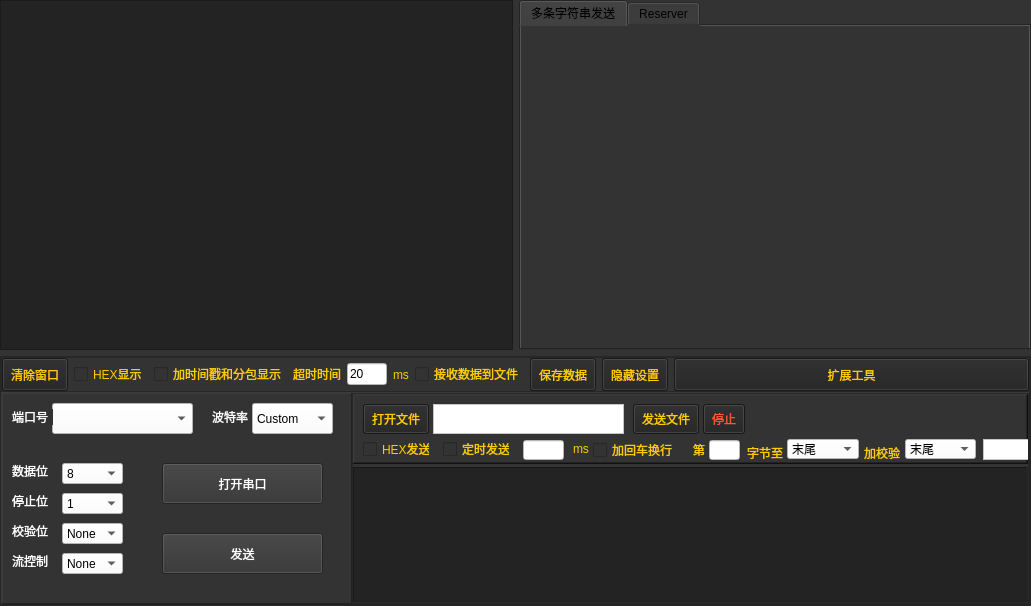
<?xml version="1.0" encoding="UTF-8"?>
<ui version="4.0">
 <class>serial_ui</class>
 <widget class="QWidget" name="serial_ui">
  <property name="geometry">
   <rect>
    <x>0</x>
    <y>0</y>
    <width>1031</width>
    <height>606</height>
   </rect>
  </property>
  <property name="windowTitle">
   <string>Form</string>
  </property>
  <layout class="QGridLayout" name="gridLayout">
   <property name="leftMargin">
    <number>0</number>
   </property>
   <property name="topMargin">
    <number>0</number>
   </property>
   <property name="rightMargin">
    <number>0</number>
   </property>
   <property name="bottomMargin">
    <number>0</number>
   </property>
   <item row="0" column="0">
    <widget class="QWidget" name="widget" native="true">
     <property name="styleSheet">
      <string notr="true">background-color: rgb(51, 51, 51);</string>
     </property>
     <layout class="QGridLayout" name="gridLayout_4">
      <property name="leftMargin">
       <number>0</number>
      </property>
      <property name="topMargin">
       <number>0</number>
      </property>
      <property name="rightMargin">
       <number>0</number>
      </property>
      <property name="bottomMargin">
       <number>0</number>
      </property>
      <item row="0" column="1">
       <widget class="QTabWidget" name="comExpandtabWidget">
        <property name="styleSheet">
         <string notr="true">background-color: rgb(51, 51, 51);</string>
        </property>
        <property name="currentIndex">
         <number>0</number>
        </property>
        <widget class="QWidget" name="tab_3">
         <attribute name="title">
          <string>多条字符串发送</string>
         </attribute>
        </widget>
        <widget class="QWidget" name="tab_4">
         <attribute name="title">
          <string>Reserver</string>
         </attribute>
        </widget>
       </widget>
      </item>
      <item row="0" column="0">
       <widget class="QTextBrowser" name="ComRecvtextBrowser">
        <property name="styleSheet">
         <string notr="true">background-color: rgb(35, 35, 35);
color: rgb(255, 255, 0);</string>
        </property>
       </widget>
      </item>
      <item row="1" column="0" colspan="2">
       <widget class="QFrame" name="frame_4">
        <property name="sizePolicy">
         <sizepolicy hsizetype="Preferred" vsizetype="Maximum">
          <horstretch>0</horstretch>
          <verstretch>0</verstretch>
         </sizepolicy>
        </property>
        <property name="minimumSize">
         <size>
          <width>0</width>
          <height>0</height>
         </size>
        </property>
        <property name="maximumSize">
         <size>
          <width>16777215</width>
          <height>250</height>
         </size>
        </property>
        <property name="frameShape">
         <enum>QFrame::StyledPanel</enum>
        </property>
        <property name="frameShadow">
         <enum>QFrame::Raised</enum>
        </property>
        <property name="lineWidth">
         <number>5</number>
        </property>
        <layout class="QVBoxLayout" name="verticalLayout_2">
         <property name="spacing">
          <number>0</number>
         </property>
         <property name="leftMargin">
          <number>0</number>
         </property>
         <property name="topMargin">
          <number>0</number>
         </property>
         <property name="rightMargin">
          <number>0</number>
         </property>
         <property name="bottomMargin">
          <number>0</number>
         </property>
         <item>
          <widget class="QFrame" name="frame_5">
           <property name="sizePolicy">
            <sizepolicy hsizetype="Preferred" vsizetype="Maximum">
             <horstretch>0</horstretch>
             <verstretch>0</verstretch>
            </sizepolicy>
           </property>
           <property name="minimumSize">
            <size>
             <width>0</width>
             <height>35</height>
            </size>
           </property>
           <property name="frameShape">
            <enum>QFrame::StyledPanel</enum>
           </property>
           <property name="frameShadow">
            <enum>QFrame::Raised</enum>
           </property>
           <layout class="QHBoxLayout" name="horizontalLayout_2">
            <property name="leftMargin">
             <number>0</number>
            </property>
            <property name="topMargin">
             <number>0</number>
            </property>
            <property name="rightMargin">
             <number>0</number>
            </property>
            <property name="bottomMargin">
             <number>0</number>
            </property>
            <item>
             <widget class="QPushButton" name="comClearButton">
              <property name="sizePolicy">
               <sizepolicy hsizetype="Maximum" vsizetype="Fixed">
                <horstretch>0</horstretch>
                <verstretch>0</verstretch>
               </sizepolicy>
              </property>
              <property name="styleSheet">
               <string notr="true">font: 9pt ;
color: rgb(255, 204, 0);
background-color: rgb(34, 34, 34);
padding: 8;</string>
              </property>
              <property name="text">
               <string>清除窗口</string>
              </property>
              <property name="flat">
               <bool>false</bool>
              </property>
             </widget>
            </item>
            <item>
             <widget class="QCheckBox" name="comRecvHexcheckBox">
              <property name="sizePolicy">
               <sizepolicy hsizetype="Maximum" vsizetype="Fixed">
                <horstretch>0</horstretch>
                <verstretch>0</verstretch>
               </sizepolicy>
              </property>
              <property name="styleSheet">
               <string notr="true">color: rgb(255, 204, 0);</string>
              </property>
              <property name="text">
               <string>HEX显示</string>
              </property>
              <property name="tristate">
               <bool>false</bool>
              </property>
             </widget>
            </item>
            <item>
             <widget class="QCheckBox" name="comRecvTimecheckBox">
              <property name="sizePolicy">
               <sizepolicy hsizetype="Maximum" vsizetype="Fixed">
                <horstretch>0</horstretch>
                <verstretch>0</verstretch>
               </sizepolicy>
              </property>
              <property name="styleSheet">
               <string notr="true">color: rgb(255, 204, 0);</string>
              </property>
              <property name="text">
               <string>加时间戳和分包显示</string>
              </property>
              <property name="tristate">
               <bool>false</bool>
              </property>
             </widget>
            </item>
            <item>
             <widget class="QLabel" name="label_7">
              <property name="sizePolicy">
               <sizepolicy hsizetype="Maximum" vsizetype="Preferred">
                <horstretch>0</horstretch>
                <verstretch>0</verstretch>
               </sizepolicy>
              </property>
              <property name="styleSheet">
               <string notr="true">color: rgb(255, 204, 0);</string>
              </property>
              <property name="text">
               <string>&lt;html&gt;&lt;head/&gt;&lt;body&gt;&lt;p&gt;超时时间&lt;/p&gt;&lt;/body&gt;&lt;/html&gt;</string>
              </property>
             </widget>
            </item>
            <item>
             <widget class="QLineEdit" name="comRecvTimeoutEdit">
              <property name="sizePolicy">
               <sizepolicy hsizetype="Maximum" vsizetype="Fixed">
                <horstretch>0</horstretch>
                <verstretch>0</verstretch>
               </sizepolicy>
              </property>
              <property name="maximumSize">
               <size>
                <width>40</width>
                <height>16777215</height>
               </size>
              </property>
              <property name="styleSheet">
               <string notr="true">background-color: rgb(255, 255, 255);
color: rgb(0, 0, 0);</string>
              </property>
              <property name="text">
               <string>20</string>
              </property>
             </widget>
            </item>
            <item>
             <widget class="QLabel" name="label_8">
              <property name="sizePolicy">
               <sizepolicy hsizetype="Maximum" vsizetype="Preferred">
                <horstretch>0</horstretch>
                <verstretch>0</verstretch>
               </sizepolicy>
              </property>
              <property name="styleSheet">
               <string notr="true">color: rgb(255, 204, 0);</string>
              </property>
              <property name="text">
               <string>ms</string>
              </property>
             </widget>
            </item>
            <item>
             <widget class="QCheckBox" name="comRecvSavecheckBox">
              <property name="sizePolicy">
               <sizepolicy hsizetype="Maximum" vsizetype="Fixed">
                <horstretch>0</horstretch>
                <verstretch>0</verstretch>
               </sizepolicy>
              </property>
              <property name="styleSheet">
               <string notr="true">color: rgb(255, 204, 0);</string>
              </property>
              <property name="text">
               <string>接收数据到文件</string>
              </property>
              <property name="tristate">
               <bool>false</bool>
              </property>
             </widget>
            </item>
            <item>
             <widget class="QPushButton" name="comRecvSavepushButton">
              <property name="sizePolicy">
               <sizepolicy hsizetype="Maximum" vsizetype="Fixed">
                <horstretch>0</horstretch>
                <verstretch>0</verstretch>
               </sizepolicy>
              </property>
              <property name="styleSheet">
               <string notr="true">font: 9pt ;
color: rgb(255, 204, 0);
background-color: rgb(34, 34, 34);
padding: 8;</string>
              </property>
              <property name="text">
               <string>保存数据</string>
              </property>
             </widget>
            </item>
            <item>
             <widget class="QPushButton" name="comHidepushButton">
              <property name="sizePolicy">
               <sizepolicy hsizetype="Maximum" vsizetype="Fixed">
                <horstretch>0</horstretch>
                <verstretch>0</verstretch>
               </sizepolicy>
              </property>
              <property name="styleSheet">
               <string notr="true">font: 9pt ;
color: rgb(255, 204, 0);
background-color: rgb(34, 34, 34);
padding: 8;</string>
              </property>
              <property name="text">
               <string>隐藏设置</string>
              </property>
              <property name="flat">
               <bool>false</bool>
              </property>
             </widget>
            </item>
            <item>
             <widget class="QPushButton" name="comExpandpushButton">
              <property name="styleSheet">
               <string notr="true">font: 9pt ;
color: rgb(255, 204, 0);
background-color: rgb(34, 34, 34);
padding: 8;</string>
              </property>
              <property name="text">
               <string>扩展工具</string>
              </property>
              <property name="flat">
               <bool>false</bool>
              </property>
             </widget>
            </item>
           </layout>
          </widget>
         </item>
         <item>
          <widget class="QFrame" name="frame_7">
           <property name="frameShape">
            <enum>QFrame::Panel</enum>
           </property>
           <property name="frameShadow">
            <enum>QFrame::Raised</enum>
           </property>
           <layout class="QHBoxLayout" name="horizontalLayout">
            <property name="spacing">
             <number>0</number>
            </property>
            <property name="leftMargin">
             <number>0</number>
            </property>
            <property name="topMargin">
             <number>0</number>
            </property>
            <property name="rightMargin">
             <number>0</number>
            </property>
            <property name="bottomMargin">
             <number>0</number>
            </property>
            <item>
             <widget class="QFrame" name="frame_6">
              <property name="sizePolicy">
               <sizepolicy hsizetype="Maximum" vsizetype="Preferred">
                <horstretch>0</horstretch>
                <verstretch>0</verstretch>
               </sizepolicy>
              </property>
              <property name="minimumSize">
               <size>
                <width>350</width>
                <height>0</height>
               </size>
              </property>
              <property name="styleSheet">
               <string notr="true">background-color: rgb(51, 51, 51);</string>
              </property>
              <property name="frameShape">
               <enum>QFrame::Panel</enum>
              </property>
              <property name="frameShadow">
               <enum>QFrame::Raised</enum>
              </property>
              <widget class="QComboBox" name="comIDcomboBox">
               <property name="geometry">
                <rect>
                 <x>50</x>
                 <y>10</y>
                 <width>141</width>
                 <height>31</height>
                </rect>
               </property>
               <property name="styleSheet">
                <string notr="true">font: 10pt &quot;Times New Roman&quot;;
background-color: rgb(255, 255, 255);
color: rgb(0, 0, 0);</string>
               </property>
              </widget>
              <widget class="QLabel" name="label">
               <property name="geometry">
                <rect>
                 <x>10</x>
                 <y>16</y>
                 <width>41</width>
                 <height>16</height>
                </rect>
               </property>
               <property name="styleSheet">
                <string notr="true">font: 10pt &quot;宋体&quot;;
color: rgb(255, 255, 255);</string>
               </property>
               <property name="text">
                <string>端口号</string>
               </property>
              </widget>
              <widget class="QLabel" name="label_2">
               <property name="geometry">
                <rect>
                 <x>210</x>
                 <y>16</y>
                 <width>41</width>
                 <height>16</height>
                </rect>
               </property>
               <property name="styleSheet">
                <string notr="true">font: 10pt &quot;宋体&quot;;
color: rgb(255, 255, 255);</string>
               </property>
               <property name="text">
                <string>波特率</string>
               </property>
              </widget>
              <widget class="QComboBox" name="comBaudcomboBox">
               <property name="geometry">
                <rect>
                 <x>250</x>
                 <y>10</y>
                 <width>81</width>
                 <height>31</height>
                </rect>
               </property>
               <property name="styleSheet">
                <string notr="true">font: 10pt &quot;Times New Roman&quot;;
background-color: rgb(255, 255, 255);
color: rgb(0, 0, 0);</string>
               </property>
               <item>
                <property name="text">
                 <string>Custom</string>
                </property>
               </item>
               <item>
                <property name="text">
                 <string>110</string>
                </property>
               </item>
               <item>
                <property name="text">
                 <string>300</string>
                </property>
               </item>
               <item>
                <property name="text">
                 <string>600</string>
                </property>
               </item>
               <item>
                <property name="text">
                 <string>1200</string>
                </property>
               </item>
               <item>
                <property name="text">
                 <string>2400</string>
                </property>
               </item>
               <item>
                <property name="text">
                 <string>4800</string>
                </property>
               </item>
               <item>
                <property name="text">
                 <string>9600</string>
                </property>
               </item>
               <item>
                <property name="text">
                 <string>14400</string>
                </property>
               </item>
               <item>
                <property name="text">
                 <string>19200</string>
                </property>
               </item>
               <item>
                <property name="text">
                 <string>38400</string>
                </property>
               </item>
               <item>
                <property name="text">
                 <string>56000</string>
                </property>
               </item>
               <item>
                <property name="text">
                 <string>57600</string>
                </property>
               </item>
               <item>
                <property name="text">
                 <string>115200</string>
                </property>
               </item>
               <item>
                <property name="text">
                 <string>128000</string>
                </property>
               </item>
               <item>
                <property name="text">
                 <string>230400</string>
                </property>
               </item>
               <item>
                <property name="text">
                 <string>256000</string>
                </property>
               </item>
               <item>
                <property name="text">
                 <string>512000</string>
                </property>
               </item>
               <item>
                <property name="text">
                 <string>1000000</string>
                </property>
               </item>
               <item>
                <property name="text">
                 <string>2000000</string>
                </property>
               </item>
               <item>
                <property name="text">
                 <string>新建项目</string>
                </property>
               </item>
              </widget>
              <widget class="QPushButton" name="comOpenpushButton">
               <property name="geometry">
                <rect>
                 <x>160</x>
                 <y>70</y>
                 <width>161</width>
                 <height>41</height>
                </rect>
               </property>
               <property name="styleSheet">
                <string notr="true">font: 11pt &quot;宋体&quot;;
color: rgb(255, 255, 255);</string>
               </property>
               <property name="text">
                <string>打开串口</string>
               </property>
              </widget>
              <widget class="QLabel" name="label_3">
               <property name="geometry">
                <rect>
                 <x>10</x>
                 <y>70</y>
                 <width>41</width>
                 <height>16</height>
                </rect>
               </property>
               <property name="styleSheet">
                <string notr="true">font: 10pt &quot;宋体&quot;;
color: rgb(255, 255, 255);</string>
               </property>
               <property name="text">
                <string>数据位</string>
               </property>
              </widget>
              <widget class="QLabel" name="label_4">
               <property name="geometry">
                <rect>
                 <x>10</x>
                 <y>100</y>
                 <width>41</width>
                 <height>16</height>
                </rect>
               </property>
               <property name="styleSheet">
                <string notr="true">font: 10pt &quot;宋体&quot;;
color: rgb(255, 255, 255);</string>
               </property>
               <property name="text">
                <string>停止位</string>
               </property>
              </widget>
              <widget class="QLabel" name="label_5">
               <property name="geometry">
                <rect>
                 <x>10</x>
                 <y>130</y>
                 <width>41</width>
                 <height>16</height>
                </rect>
               </property>
               <property name="styleSheet">
                <string notr="true">font: 10pt &quot;宋体&quot;;
color: rgb(255, 255, 255);</string>
               </property>
               <property name="text">
                <string>校验位</string>
               </property>
              </widget>
              <widget class="QLabel" name="label_6">
               <property name="geometry">
                <rect>
                 <x>10</x>
                 <y>160</y>
                 <width>41</width>
                 <height>16</height>
                </rect>
               </property>
               <property name="styleSheet">
                <string notr="true">font: 10pt &quot;宋体&quot;;
color: rgb(255, 255, 255);</string>
               </property>
               <property name="text">
                <string>流控制</string>
               </property>
              </widget>
              <widget class="QComboBox" name="comBitlencomboBox">
               <property name="geometry">
                <rect>
                 <x>60</x>
                 <y>70</y>
                 <width>61</width>
                 <height>21</height>
                </rect>
               </property>
               <property name="styleSheet">
                <string notr="true">font: 10pt &quot;Times New Roman&quot;;
background-color: rgb(255, 255, 255);
color: rgb(0, 0, 0);</string>
               </property>
               <item>
                <property name="text">
                 <string>8</string>
                </property>
               </item>
               <item>
                <property name="text">
                 <string>7</string>
                </property>
               </item>
               <item>
                <property name="text">
                 <string>6</string>
                </property>
               </item>
               <item>
                <property name="text">
                 <string>5</string>
                </property>
               </item>
              </widget>
              <widget class="QComboBox" name="comStoplencomboBox">
               <property name="geometry">
                <rect>
                 <x>60</x>
                 <y>100</y>
                 <width>61</width>
                 <height>21</height>
                </rect>
               </property>
               <property name="styleSheet">
                <string notr="true">font: 10pt &quot;Times New Roman&quot;;
background-color: rgb(255, 255, 255);
color: rgb(0, 0, 0);</string>
               </property>
               <item>
                <property name="text">
                 <string>1</string>
                </property>
               </item>
               <item>
                <property name="text">
                 <string>1.5</string>
                </property>
               </item>
               <item>
                <property name="text">
                 <string>2</string>
                </property>
               </item>
              </widget>
              <widget class="QComboBox" name="comCheckcomboBox">
               <property name="geometry">
                <rect>
                 <x>60</x>
                 <y>130</y>
                 <width>61</width>
                 <height>21</height>
                </rect>
               </property>
               <property name="styleSheet">
                <string notr="true">font: 10pt &quot;Times New Roman&quot;;
background-color: rgb(255, 255, 255);
color: rgb(0, 0, 0);</string>
               </property>
               <item>
                <property name="text">
                 <string>None</string>
                </property>
               </item>
               <item>
                <property name="text">
                 <string>Odd</string>
                </property>
               </item>
               <item>
                <property name="text">
                 <string>Even</string>
                </property>
               </item>
               <item>
                <property name="text">
                 <string>Mark</string>
                </property>
               </item>
               <item>
                <property name="text">
                 <string>Space</string>
                </property>
               </item>
              </widget>
              <widget class="QComboBox" name="comFlowCtlcomboBox">
               <property name="geometry">
                <rect>
                 <x>60</x>
                 <y>160</y>
                 <width>61</width>
                 <height>21</height>
                </rect>
               </property>
               <property name="styleSheet">
                <string notr="true">font: 10pt &quot;Times New Roman&quot;;
background-color: rgb(255, 255, 255);
color: rgb(0, 0, 0);</string>
               </property>
               <item>
                <property name="text">
                 <string>None</string>
                </property>
               </item>
               <item>
                <property name="text">
                 <string>Software</string>
                </property>
               </item>
               <item>
                <property name="text">
                 <string>Hardware</string>
                </property>
               </item>
              </widget>
              <widget class="QPushButton" name="comSendpushButton">
               <property name="geometry">
                <rect>
                 <x>160</x>
                 <y>140</y>
                 <width>161</width>
                 <height>41</height>
                </rect>
               </property>
               <property name="styleSheet">
                <string notr="true">font: 11pt &quot;宋体&quot;;
color: rgb(255, 255, 255);</string>
               </property>
               <property name="text">
                <string>发送</string>
               </property>
              </widget>
             </widget>
            </item>
            <item>
             <widget class="QFrame" name="frame_8">
              <property name="frameShape">
               <enum>QFrame::StyledPanel</enum>
              </property>
              <property name="frameShadow">
               <enum>QFrame::Raised</enum>
              </property>
              <layout class="QVBoxLayout" name="verticalLayout_3">
               <property name="spacing">
                <number>3</number>
               </property>
               <property name="leftMargin">
                <number>0</number>
               </property>
               <property name="topMargin">
                <number>0</number>
               </property>
               <property name="rightMargin">
                <number>0</number>
               </property>
               <property name="bottomMargin">
                <number>0</number>
               </property>
               <item>
                <widget class="QFrame" name="frame_9">
                 <property name="sizePolicy">
                  <sizepolicy hsizetype="Preferred" vsizetype="Minimum">
                   <horstretch>0</horstretch>
                   <verstretch>0</verstretch>
                  </sizepolicy>
                 </property>
                 <property name="minimumSize">
                  <size>
                   <width>0</width>
                   <height>70</height>
                  </size>
                 </property>
                 <property name="maximumSize">
                  <size>
                   <width>16777215</width>
                   <height>70</height>
                  </size>
                 </property>
                 <property name="frameShape">
                  <enum>QFrame::WinPanel</enum>
                 </property>
                 <property name="frameShadow">
                  <enum>QFrame::Raised</enum>
                 </property>
                 <widget class="QCheckBox" name="comSendHexcheckBox">
                  <property name="geometry">
                   <rect>
                    <x>10</x>
                    <y>46</y>
                    <width>67</width>
                    <height>18</height>
                   </rect>
                  </property>
                  <property name="sizePolicy">
                   <sizepolicy hsizetype="Maximum" vsizetype="Fixed">
                    <horstretch>0</horstretch>
                    <verstretch>0</verstretch>
                   </sizepolicy>
                  </property>
                  <property name="styleSheet">
                   <string notr="true">color: rgb(255, 204, 0);</string>
                  </property>
                  <property name="text">
                   <string>HEX发送</string>
                  </property>
                  <property name="tristate">
                   <bool>false</bool>
                  </property>
                 </widget>
                 <widget class="QTextBrowser" name="comFiletextBrowser">
                  <property name="geometry">
                   <rect>
                    <x>80</x>
                    <y>10</y>
                    <width>191</width>
                    <height>30</height>
                   </rect>
                  </property>
                  <property name="sizePolicy">
                   <sizepolicy hsizetype="Maximum" vsizetype="Maximum">
                    <horstretch>0</horstretch>
                    <verstretch>0</verstretch>
                   </sizepolicy>
                  </property>
                  <property name="maximumSize">
                   <size>
                    <width>300</width>
                    <height>30</height>
                   </size>
                  </property>
                  <property name="styleSheet">
                   <string notr="true">font: 10pt &quot;Times New Roman&quot;;
background-color: rgb(255, 255, 255);
color: rgb(0, 0, 0);</string>
                  </property>
                 </widget>
                 <widget class="QPushButton" name="comOpenFilepushButton">
                  <property name="geometry">
                   <rect>
                    <x>10</x>
                    <y>10</y>
                    <width>66</width>
                    <height>30</height>
                   </rect>
                  </property>
                  <property name="sizePolicy">
                   <sizepolicy hsizetype="Maximum" vsizetype="Fixed">
                    <horstretch>0</horstretch>
                    <verstretch>0</verstretch>
                   </sizepolicy>
                  </property>
                  <property name="styleSheet">
                   <string notr="true">font: 9pt ;
color: rgb(255, 204, 0);
background-color: rgb(34, 34, 34);
padding: 8;</string>
                  </property>
                  <property name="text">
                   <string>打开文件</string>
                  </property>
                  <property name="flat">
                   <bool>false</bool>
                  </property>
                 </widget>
                 <widget class="QPushButton" name="comSendFilepushButton">
                  <property name="geometry">
                   <rect>
                    <x>280</x>
                    <y>10</y>
                    <width>66</width>
                    <height>30</height>
                   </rect>
                  </property>
                  <property name="sizePolicy">
                   <sizepolicy hsizetype="Maximum" vsizetype="Fixed">
                    <horstretch>0</horstretch>
                    <verstretch>0</verstretch>
                   </sizepolicy>
                  </property>
                  <property name="styleSheet">
                   <string notr="true">font: 9pt ;
color: rgb(255, 204, 0);
background-color: rgb(34, 34, 34);
padding: 8;</string>
                  </property>
                  <property name="text">
                   <string>发送文件</string>
                  </property>
                  <property name="flat">
                   <bool>false</bool>
                  </property>
                 </widget>
                 <widget class="QPushButton" name="comFileSendStoppushButton">
                  <property name="geometry">
                   <rect>
                    <x>350</x>
                    <y>10</y>
                    <width>42</width>
                    <height>30</height>
                   </rect>
                  </property>
                  <property name="sizePolicy">
                   <sizepolicy hsizetype="Maximum" vsizetype="Fixed">
                    <horstretch>0</horstretch>
                    <verstretch>0</verstretch>
                   </sizepolicy>
                  </property>
                  <property name="styleSheet">
                   <string notr="true">font: 9pt ;
background-color: rgb(34, 34, 34);
padding: 8;
color: rgb(255, 87, 53);</string>
                  </property>
                  <property name="text">
                   <string>停止</string>
                  </property>
                 </widget>
                 <widget class="QCheckBox" name="comTimingSendcheckBox">
                  <property name="geometry">
                   <rect>
                    <x>90</x>
                    <y>46</y>
                    <width>67</width>
                    <height>18</height>
                   </rect>
                  </property>
                  <property name="sizePolicy">
                   <sizepolicy hsizetype="Maximum" vsizetype="Fixed">
                    <horstretch>0</horstretch>
                    <verstretch>0</verstretch>
                   </sizepolicy>
                  </property>
                  <property name="styleSheet">
                   <string notr="true">color: rgb(255, 204, 0);</string>
                  </property>
                  <property name="text">
                   <string>定时发送</string>
                  </property>
                  <property name="tristate">
                   <bool>false</bool>
                  </property>
                 </widget>
                 <widget class="QLineEdit" name="comTimnglineEdit">
                  <property name="geometry">
                   <rect>
                    <x>170</x>
                    <y>46</y>
                    <width>41</width>
                    <height>20</height>
                   </rect>
                  </property>
                  <property name="styleSheet">
                   <string notr="true">background-color: rgb(255, 255, 255);</string>
                  </property>
                 </widget>
                 <widget class="QLabel" name="label_9">
                  <property name="geometry">
                   <rect>
                    <x>220</x>
                    <y>44</y>
                    <width>20</width>
                    <height>21</height>
                   </rect>
                  </property>
                  <property name="sizePolicy">
                   <sizepolicy hsizetype="Maximum" vsizetype="Preferred">
                    <horstretch>0</horstretch>
                    <verstretch>0</verstretch>
                   </sizepolicy>
                  </property>
                  <property name="styleSheet">
                   <string notr="true">color: rgb(255, 204, 0);</string>
                  </property>
                  <property name="text">
                   <string>ms</string>
                  </property>
                 </widget>
                 <widget class="QCheckBox" name="comSendEntercheckBox">
                  <property name="geometry">
                   <rect>
                    <x>240</x>
                    <y>47</y>
                    <width>81</width>
                    <height>18</height>
                   </rect>
                  </property>
                  <property name="sizePolicy">
                   <sizepolicy hsizetype="Maximum" vsizetype="Fixed">
                    <horstretch>0</horstretch>
                    <verstretch>0</verstretch>
                   </sizepolicy>
                  </property>
                  <property name="styleSheet">
                   <string notr="true">color: rgb(255, 204, 0);</string>
                  </property>
                  <property name="text">
                   <string>加回车换行</string>
                  </property>
                  <property name="tristate">
                   <bool>false</bool>
                  </property>
                 </widget>
                 <widget class="QLabel" name="label_10">
                  <property name="geometry">
                   <rect>
                    <x>340</x>
                    <y>45</y>
                    <width>20</width>
                    <height>21</height>
                   </rect>
                  </property>
                  <property name="sizePolicy">
                   <sizepolicy hsizetype="Maximum" vsizetype="Preferred">
                    <horstretch>0</horstretch>
                    <verstretch>0</verstretch>
                   </sizepolicy>
                  </property>
                  <property name="styleSheet">
                   <string notr="true">color: rgb(255, 204, 0);</string>
                  </property>
                  <property name="text">
                   <string>第</string>
                  </property>
                 </widget>
                 <widget class="QLineEdit" name="comChecklineEdit">
                  <property name="geometry">
                   <rect>
                    <x>356</x>
                    <y>46</y>
                    <width>31</width>
                    <height>20</height>
                   </rect>
                  </property>
                  <property name="styleSheet">
                   <string notr="true">background-color: rgb(255, 255, 255);</string>
                  </property>
                  <property name="text">
                   <string/>
                  </property>
                 </widget>
                 <widget class="QLabel" name="label_11">
                  <property name="geometry">
                   <rect>
                    <x>394</x>
                    <y>50</y>
                    <width>51</width>
                    <height>16</height>
                   </rect>
                  </property>
                  <property name="sizePolicy">
                   <sizepolicy hsizetype="Maximum" vsizetype="Preferred">
                    <horstretch>0</horstretch>
                    <verstretch>0</verstretch>
                   </sizepolicy>
                  </property>
                  <property name="styleSheet">
                   <string notr="true">color: rgb(255, 204, 0);</string>
                  </property>
                  <property name="text">
                   <string>&lt;html&gt;&lt;head/&gt;&lt;body&gt;&lt;p&gt;字节至&lt;/p&gt;&lt;/body&gt;&lt;/html&gt;</string>
                  </property>
                 </widget>
                 <widget class="QComboBox" name="comCheckcomboBox_2">
                  <property name="geometry">
                   <rect>
                    <x>434</x>
                    <y>45</y>
                    <width>72</width>
                    <height>20</height>
                   </rect>
                  </property>
                  <property name="styleSheet">
                   <string notr="true">font: 9pt ;
background-color: rgb(255, 255, 255);
color: rgb(0, 0, 0);</string>
                  </property>
                  <item>
                   <property name="text">
                    <string>末尾</string>
                   </property>
                  </item>
                 </widget>
                 <widget class="QLabel" name="label_12">
                  <property name="geometry">
                   <rect>
                    <x>511</x>
                    <y>50</y>
                    <width>41</width>
                    <height>16</height>
                   </rect>
                  </property>
                  <property name="sizePolicy">
                   <sizepolicy hsizetype="Maximum" vsizetype="Preferred">
                    <horstretch>0</horstretch>
                    <verstretch>0</verstretch>
                   </sizepolicy>
                  </property>
                  <property name="styleSheet">
                   <string notr="true">color: rgb(255, 204, 0);</string>
                  </property>
                  <property name="text">
                   <string>&lt;html&gt;&lt;head/&gt;&lt;body&gt;&lt;p&gt;加校验&lt;/p&gt;&lt;/body&gt;&lt;/html&gt;</string>
                  </property>
                 </widget>
                 <widget class="QComboBox" name="comCheckWaycomboBox">
                  <property name="geometry">
                   <rect>
                    <x>552</x>
                    <y>45</y>
                    <width>71</width>
                    <height>20</height>
                   </rect>
                  </property>
                  <property name="styleSheet">
                   <string notr="true">font: 9pt ;
background-color: rgb(255, 255, 255);
color: rgb(0, 0, 0);</string>
                  </property>
                  <item>
                   <property name="text">
                    <string>末尾</string>
                   </property>
                  </item>
                 </widget>
                 <widget class="QTextBrowser" name="comCheckRestextBrowser">
                  <property name="geometry">
                   <rect>
                    <x>630</x>
                    <y>45</y>
                    <width>71</width>
                    <height>21</height>
                   </rect>
                  </property>
                  <property name="styleSheet">
                   <string notr="true">color: rgb(0, 0, 0);
background-color: rgb(255, 255, 255);</string>
                  </property>
                  <property name="html">
                   <string>&lt;!DOCTYPE HTML PUBLIC &quot;-//W3C//DTD HTML 4.0//EN&quot; &quot;http://www.w3.org/TR/REC-html40/strict.dtd&quot;&gt;
&lt;html&gt;&lt;head&gt;&lt;meta name=&quot;qrichtext&quot; content=&quot;1&quot; /&gt;&lt;style type=&quot;text/css&quot;&gt;
p, li { white-space: pre-wrap; }
&lt;/style&gt;&lt;/head&gt;&lt;body style=&quot; font-family:'SimSun'; font-size:9pt; font-weight:400; font-style:normal;&quot;&gt;
&lt;p style=&quot;-qt-paragraph-type:empty; margin-top:0px; margin-bottom:0px; margin-left:0px; margin-right:0px; -qt-block-indent:0; text-indent:0px;&quot;&gt;&lt;br /&gt;&lt;/p&gt;&lt;/body&gt;&lt;/html&gt;</string>
                  </property>
                 </widget>
                </widget>
               </item>
               <item>
                <widget class="QTextEdit" name="ComSendtextEdit">
                 <property name="sizePolicy">
                  <sizepolicy hsizetype="Expanding" vsizetype="Preferred">
                   <horstretch>0</horstretch>
                   <verstretch>0</verstretch>
                  </sizepolicy>
                 </property>
                 <property name="styleSheet">
                  <string notr="true">background-color: rgb(35, 35, 35);</string>
                 </property>
                 <property name="frameShape">
                  <enum>QFrame::Panel</enum>
                 </property>
                </widget>
               </item>
              </layout>
             </widget>
            </item>
           </layout>
          </widget>
         </item>
        </layout>
       </widget>
      </item>
     </layout>
    </widget>
   </item>
  </layout>
 </widget>
 <resources/>
 <connections/>
</ui>
